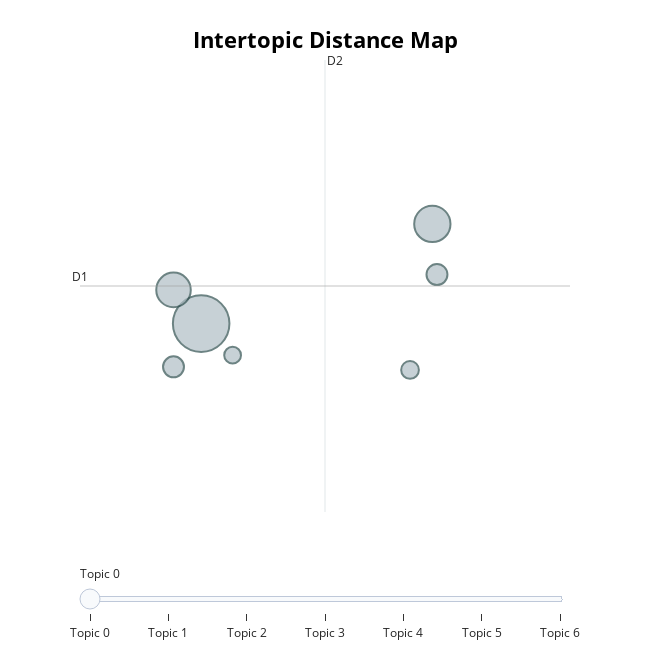

Source (notebook cell):
### Code cell
topic_model.visualize_topics()

### Figure 1 — Plotly figure (JSON) as saved in the notebook; plotly's stock layout.template omitted (floating-point values rounded to 4 significant figures)
{"data": [{"customdata": [[0, "clothing | shoes | fashion | online | accessories", 102], [1, "retail | engaged retail | engaged | sale | retail sale", 42], [2, "jewelry | watches | watchmaking | jewelry watches | sale jewelry", 38], [3, "store | bolaget | online | clothes | online store", 14], [4, "operation | engaged operation | management | operation management | stores", 14], [5, "operates | store engaged | line new | general line | new clothing", 10], [6, "chain shoe | stores involved | chain | involved retail | involved", 9]], "hovertemplate": "<b>Topic %{customdata[0]}</b><br>%{customdata[1]}<br>Size: %{customdata[2]}", "legendgroup": "", "marker": {"color": "#B0BEC5", "line": {"color": "DarkSlateGrey", "width": 2}, "size": [102, 42, 38, 14, 14, 10, 9], "sizemode": "area", "sizeref": 0.06375, "symbol": "circle"}, "mode": "markers", "name": "", "orientation": "v", "showlegend": false, "type": "scatter", "x": [15.63, 21.18, 14.97, 14.97, 21.29, 20.65, 16.39], "xaxis": "x", "y": [11.62, 12.78, 12.01, 11.11, 12.19, 11.08, 11.25], "yaxis": "y"}], "layout": {"annotations": [{"showarrow": false, "text": "D1", "x": 12.72, "y": 12.06, "yshift": 10}, {"showarrow": false, "text": "D2", "x": 18.6, "xshift": 10, "y": 14.7}], "height": 650, "hoverlabel": {"bgcolor": "white", "font": {"family": "Rockwell", "size": 16}}, "legend": {"itemsizing": "constant", "tracegroupgap": 0}, "margin": {"t": 60}, "shapes": [{"line": {"color": "#CFD8DC", "width": 2}, "type": "line", "x0": 18.6, "x1": 18.6, "y0": 9.414, "y1": 14.7}, {"line": {"color": "#9E9E9E", "width": 2}, "type": "line", "x0": 12.72, "x1": 24.49, "y0": 12.06, "y1": 12.06}], "sliders": [{"active": 0, "pad": {"t": 50}, "steps": [{"args": [{"marker.color": [["red", "#B0BEC5", "#B0BEC5", "#B0BEC5", "#B0BEC5", "#B0BEC5", "#B0BEC5"]]}], "label": "Topic 0", "method": "update"}, {"args": [{"marker.color": [["#B0BEC5", "red", "#B0BEC5", "#B0BEC5", "#B0BEC5", "#B0BEC5", "#B0BEC5"]]}], "label": "Topic 1", "method": "update"}, {"args": [{"marker.color": [["#B0BEC5", "#B0BEC5", "red", "#B0BEC5", "#B0BEC5", "#B0BEC5", "#B0BEC5"]]}], "label": "Topic 2", "method": "update"}, {"args": [{"marker.color": [["#B0BEC5", "#B0BEC5", "#B0BEC5", "red", "#B0BEC5", "#B0BEC5", "#B0BEC5"]]}], "label": "Topic 3", "method": "update"}, {"args": [{"marker.color": [["#B0BEC5", "#B0BEC5", "#B0BEC5", "#B0BEC5", "red", "#B0BEC5", "#B0BEC5"]]}], "label": "Topic 4", "method": "update"}, {"args": [{"marker.color": [["#B0BEC5", "#B0BEC5", "#B0BEC5", "#B0BEC5", "#B0BEC5", "red", "#B0BEC5"]]}], "label": "Topic 5", "method": "update"}, {"args": [{"marker.color": [["#B0BEC5", "#B0BEC5", "#B0BEC5", "#B0BEC5", "#B0BEC5", "#B0BEC5", "red"]]}], "label": "Topic 6", "method": "update"}]}], "title": {"font": {"color": "Black", "size": 22}, "text": "<b>Intertopic Distance Map</b>", "x": 0.5, "xanchor": "center", "y": 0.95, "yanchor": "top"}, "width": 650, "xaxis": {"anchor": "y", "domain": [0, 1], "range": [12.72, 24.49], "title": {"text": ""}, "visible": false}, "yaxis": {"anchor": "x", "domain": [0, 1], "range": [9.414, 14.7], "title": {"text": ""}, "visible": false}}}
